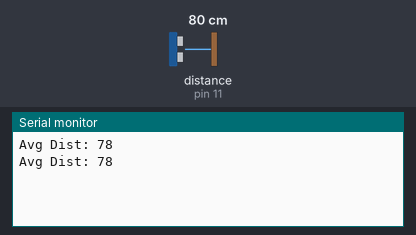
A sketch run on a simulated Arduino Uno, built with avr-gcc and run on an emulated ATmega328P. Parts: the last lines printed to the serial monitor. Wiring (inferred from the names in the program): ultrasonic range finder: trigger pin 9; echo pin 11. The inputs (shaded band) are chosen by the test bench; at power-on: distance to the obstacle (sensor on pin 11) 80 cm. The echo pulse lasts 58.3 µs per cm.

Above: at 1.2 s.
1.3 s: distance to the obstacle (sensor on pin 11) set to 2 cm
At 2.0 s:
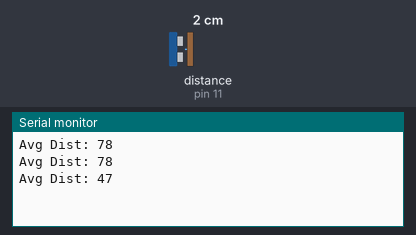
2.8 s: distance to the obstacle (sensor on pin 11) set to 4 cm
At 3.5 s:
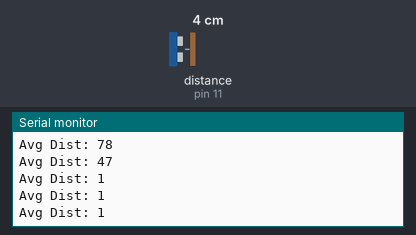
4.3 s: distance to the obstacle (sensor on pin 11) set to 120 cm
At 5.0 s:
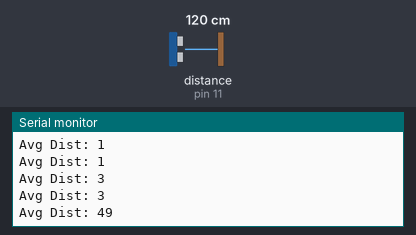
Timing chart, 0 to 7.3 s (numbered marks = the images above; inputs shaded):
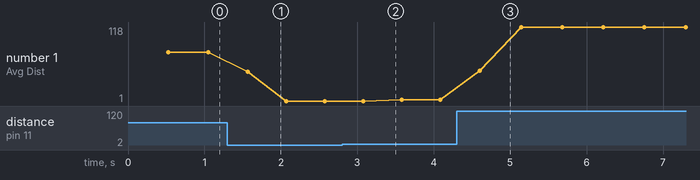

Measured:
- after the input at 1.3 s, the serial monitor: prints a new line after 0.27 s (image 1)
- after the input at 4.3 s, the serial monitor: prints a new line after 0.30 s (image 3)
- plotted number 1: 78 → 1 after the input at 1.3 s, 1 → 3 after the input at 2.8 s, 3 → 118 after the input at 4.3 s

The sketch:

Ultrasonic.ino
```cpp
// defines pins numbers
const int trigPin = 9;
const int echoPin = 11;
// defines variables
long duration;
int distance;
int AvgDist;
int toAvg = 0;

void setup() {
  // put your setup code here, to run once:
pinMode(trigPin, OUTPUT); // Sets the trigPin as an Output
pinMode(echoPin, INPUT); // Sets the echoPin as an Input

Serial.begin(9600); // Starts the serial communication
}

void loop() {
 toAvg = 0;
//take average of 5 measurements
for (int i = 0; i < 5; i = i + 1){
  // put your main code here, to run repeatedly:
// Clears the trigPin
digitalWrite(trigPin, LOW);
delayMicroseconds(2);


// Sets the trigPin on HIGH state for 10 micro seconds
digitalWrite(trigPin, HIGH);
delayMicroseconds(10);
digitalWrite(trigPin, LOW);


// Reads the echoPin, returns the sound wave travel time in microseconds
duration = pulseIn(echoPin, HIGH);


// Calculating the distance
distance= duration*0.034/2;
if (distance >400){
  distance = 0;
}
toAvg = toAvg + distance;
// Prints the distance on the Serial Monitor
//Serial.print("Distance (cm): ");
//Serial.println(distance);
delay(100);
}
AvgDist = toAvg/5;
Serial.print("Avg Dist: ");
Serial.println(AvgDist);

}
```
